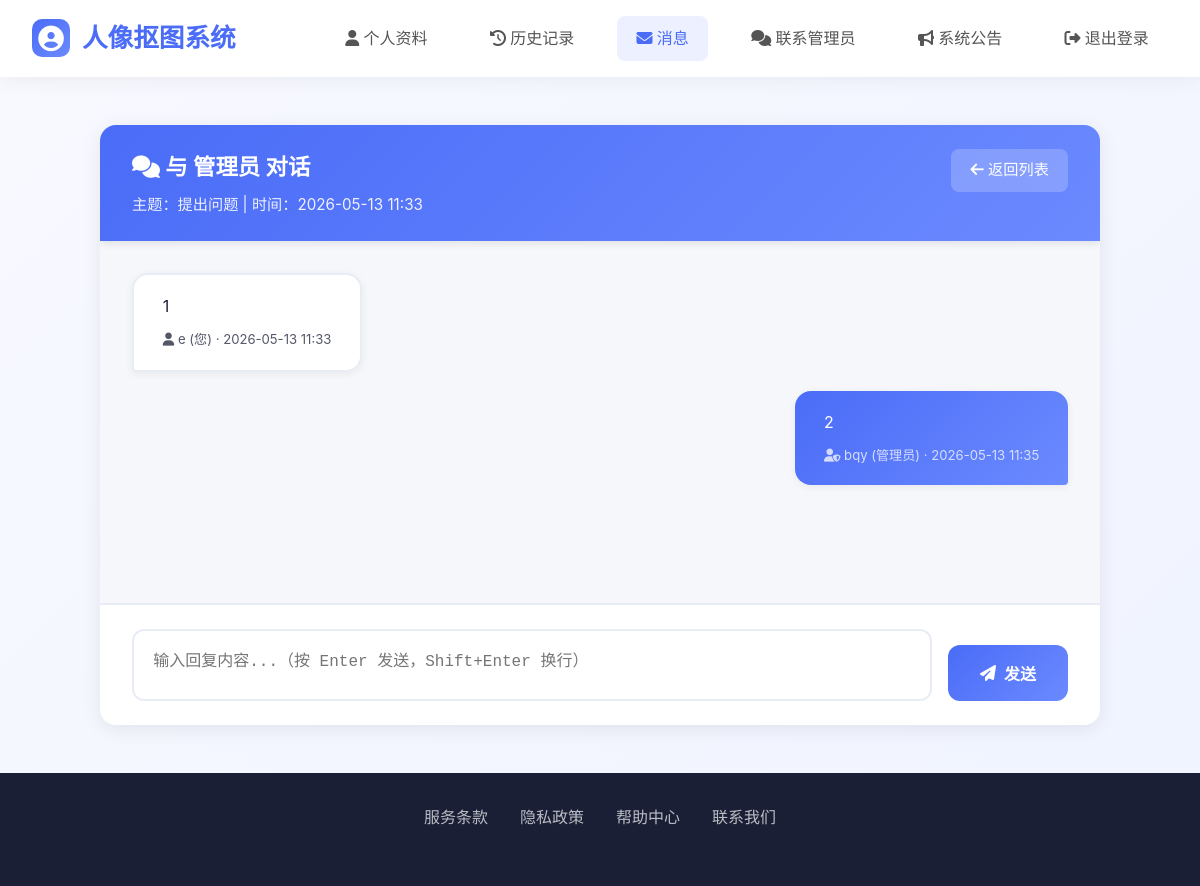
Page /users/messages/55/ (signed in) on the committed database.
### matting/models.py (models this page shows, shortened)
class UserMessage(models.Model):
    MESSAGE_TYPE_CHOICES = [
        ('USER_TO_ADMIN', '用户发给管理员'),
        ('ADMIN_TO_USER', '管理员回复用户'),
    ]
    STATUS_CHOICES = [
        ('UNREAD', '未读'),
        ('READ', '已读'),
        ('REPLIED', '已回复'),
    ]
    sender = models.ForeignKey(
        settings.AUTH_USER_MODEL,
        on_delete=models.CASCADE,
        related_name='sent_messages',
        verbose_name='发送者',
        null=True,
        blank=True
    )
    recipient = models.ForeignKey(
        settings.AUTH_USER_MODEL,
        on_delete=models.CASCADE,
        related_name='received_messages',
        verbose_name='接收者',
        null=True,
        blank=True
    )
    message_type = models.CharField(
        max_length=20,
        choices=MESSAGE_TYPE_CHOICES,
        default='USER_TO_ADMIN',
        verbose_name='消息类型'
    )
    subject = models.CharField(max_length=200, verbose_name='主题')
    content = models.TextField(verbose_name='内容')
    status = models.CharField(
        max_length=20,
        choices=STATUS_CHOICES,
        default='UNREAD',
        verbose_name='状态'
    )
    created_at = models.DateTimeField(auto_now_add=True, verbose_name='创建时间')
    read_at = models.DateTimeField(blank=True, null=True, verbose_name='阅读时间')
    replied_message = models.ForeignKey(
        'self',
        on_delete=models.SET_NULL,
        null=True,
        blank=True,
        related_name='replies',
        verbose_name='回复的消息'
    )
    related_error_log = models.ForeignKey(
        MattingErrorLog,
        on_delete=models.SET_NULL,
        null=True,
        blank=True,
        related_name='messages',
        verbose_name='相关错误日志'
    )
    class Meta:
        ordering = ['-created_at']
        verbose_name = '用户消息'
        verbose_name_plural = '用户消息'

### users/models.py (models this page shows, shortened)
class User(AbstractUser):
    phone = models.CharField(max_length=20, blank=True, null=True)
    avatar = models.ImageField(upload_to='avatars/', blank=True, null=True)
    bio = models.TextField(blank=True, null=True)

### users/views.py (the view, shortened to what this page needs)
# urls.py: path('messages/<int:message_id>/', views.message_detail, name='message_detail'),
@login_required
def message_detail(request, message_id):
    try:
        from matting.models import MattingResult, UserMessage, MattingErrorLog, SystemNotice
    except ImportError:
        from matting_system.matting.models import MattingResult, UserMessage, MattingErrorLog, SystemNotice
    try:
        from matting.message_forms import UserMessageForm, AdminReplyForm
    except ImportError:
        from matting_system.matting.message_forms import UserMessageForm, AdminReplyForm
    """消息详情"""
    message = get_object_or_404(UserMessage, id=message_id)
    if message.sender != request.user and message.recipient != request.user:
        messages.error(request, '无权查看此消息')
        return redirect('users:message_list')
    if message.status == 'UNREAD' and message.recipient == request.user:
        message.mark_as_read()
    root_message = message
    while root_message.replied_message:
        root_message = root_message.replied_message
    replies = root_message.replies.all().order_by('created_at')
    reply_form = None
    return render(request, 'users/message_detail.html', {
        'message': message,
        'root_message': root_message,
        'reply_form': reply_form,
        'replies': replies
    })

### matting/context_processors.py (called while the page is built)
def unread_messages(request):
    if not request.user.is_authenticated:
        return {'unread_messages_count': 0}
    unread_count = UserMessage.objects.filter(
        recipient=request.user,
        status='UNREAD'
    ).count()
    return {'unread_messages_count': unread_count}

### templates/users/message_detail.html (shortened to what this page needs)
{% extends 'base.html' %}
{% block content %}
<div class="chat-wrapper">
    <div class="chat-container">
        <div class="chat-header">
            <h2><i class="fas fa-comments"></i> 与 {% if root_message.message_type == 'USER_TO_ADMIN' %}管理员{% else %}{{ root_message.sender.username }}{% endif %} 对话</h2>
            <p>主题：{{ root_message.subject }} | 时间：{{ root_message.created_at|date:"Y-m-d H:i" }}</p>
            <a href="{% url 'users:message_list' %}" class="btn-back-top"><i class="fas fa-arrow-left"></i> 返回列表</a>
        </div>
        <div class="chat-messages" id="chatMessages">
            <div class="message-bubble message-user">
                <div>{{ root_message.content }}</div>
                <div class="message-meta"><i class="fas fa-user"></i> {{ root_message.sender.username }} (您) · {{ root_message.created_at|date:"Y-m-d H:i" }}</div>
            </div>
            {% for reply in replies %}
            {% if reply.message_type == 'ADMIN_TO_USER' %}
            <div class="message-bubble message-admin">
                <div>{{ reply.content }}</div>
                <div class="message-meta"><i class="fas fa-user-shield"></i> {{ reply.sender.username }} (管理员) · {{ reply.created_at|date:"Y-m-d H:i" }}</div>
            </div>
            {% else %}
            <div class="message-bubble message-user">
                <div>{{ reply.content }}</div>
                <div class="message-meta"><i class="fas fa-user"></i> {{ reply.sender.username }} (您) · {{ reply.created_at|date:"Y-m-d H:i" }}</div>
            </div>
            {% endif %}
            {% endfor %}
        </div>
        <div class="chat-input-area">
            <form method="post" style="flex: 1; display: flex; gap: 1rem; align-items: flex-end;" id="replyForm">
                <textarea name="reply_content" id="messageInput" placeholder="输入回复内容...（按 Enter 发送，Shift+Enter 换行）" required></textarea>
                <button type="submit" class="btn-send">
                    <i class="fas fa-paper-plane"></i> 发送
                </button>
            </form>
        </div>
    </div>
</div>
{% endblock %}

### templates/base.html (style rules this page uses)
* { margin: 0; padding: 0; box-sizing: border-box; }
body { font-family: 'Inter', -apple-system, BlinkMacSystemFont, 'Segoe UI', 'Microsoft YaHei', sans-serif; background: linear-gradient(135deg, #f8f9ff 0%, #f0f4ff 100%); color: #333; line-height: 1.6; min-height: 100vh; display: flex; flex-direction: column; }

### templates/users/message_detail.html (style rules this page uses)
.chat-wrapper { width: 100%; max-width: 1000px; margin: 0 auto; }
.chat-container { height: calc(100vh - 200px); min-height: 600px; display: flex; flex-direction: column; background: #f5f7fa; border-radius: 16px; overflow: hidden; box-shadow: 0 4px 20px rgba(0,0,0,0.08); position: relative; }
.chat-header { background: linear-gradient(135deg, #4a6cf7 0%, #6b8aff 100%); color: white; padding: 1.5rem 2rem; box-shadow: 0 2px 8px rgba(0,0,0,0.1); }
.chat-header h2 { font-size: 1.4rem; margin: 0 0 0.5rem 0; }
.chat-header p { font-size: 0.95rem; opacity: 0.9; margin: 0; }
.btn-back-top { position: absolute; top: 1.5rem; right: 2rem; background: rgba(255,255,255,0.2); color: white; padding: 0.6rem 1.2rem; border-radius: 8px; text-decoration: none; font-size: 0.95rem; transition: all 0.3s; }
.chat-messages { flex: 1; overflow-y: auto; padding: 2rem; display: flex; flex-direction: column; gap: 1.2rem; }
.message-bubble { max-width: 70%; padding: 1.2rem 1.8rem; border-radius: 16px; line-height: 1.6; position: relative; box-shadow: 0 2px 8px rgba(0,0,0,0.06); }
.message-user { align-self: flex-start; background: white; border: 2px solid #e8edf5; color: #1a1f36; border-bottom-left-radius: 4px; }
.message-admin { align-self: flex-end; background: linear-gradient(135deg, #4a6cf7 0%, #6b8aff 100%); color: white; border-bottom-right-radius: 4px; }
.message-meta { font-size: 0.82rem; margin-top: 0.6rem; opacity: 0.75; }
.chat-input-area { background: white; padding: 1.5rem 2rem; border-top: 2px solid #e8edf5; display: flex; gap: 1rem; align-items: flex-end; }
.chat-input-area form { flex: 1; display: flex; gap: 1rem; align-items: flex-end; }
.chat-input-area textarea { flex: 1; padding: 1rem 1.2rem; border: 2px solid #e8edf5; border-radius: 12px; resize: none; font-size: 1rem; min-height: 56px; max-height: 140px; transition: border-color 0.3s; }
.btn-send { padding: 1rem 2rem; background: linear-gradient(135deg, #4a6cf7 0%, #6b8aff 100%); color: white; border: none; border-radius: 12px; font-size: 1rem; font-weight: 600; cursor: pointer; transition: all 0.3s; display: flex; align-items: center; gap: 0.5rem; white-space: nowrap; }

### rows in the picture
UserMessage: subject "提出问题", created_at "2026-05-13 11:33", content "1", sender.username "e"
UserMessage: content "2", sender.username "bqy", created_at "2026-05-13 11:35"
